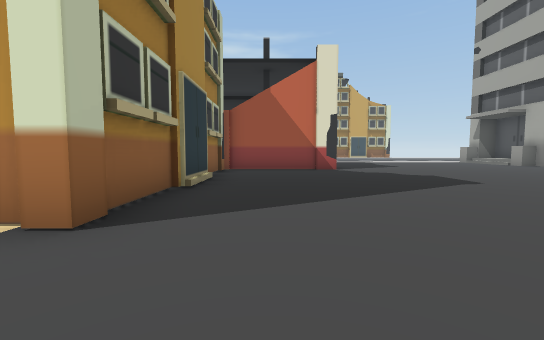
[1] (above)

17 first-person views from a walk through a 3-D level made in the Unity game engine. The camera is 1.2 m above the floor, tilts 4° down and sees 90° across. The floor is counted in squares, 2 m on a side. Each view is taken from the middle of a square. On the plan, view 1 faces up. The plan holds only what a view shows up to about 9 squares ahead; the rest is blank. The place goes on beyond the plan.

[2]
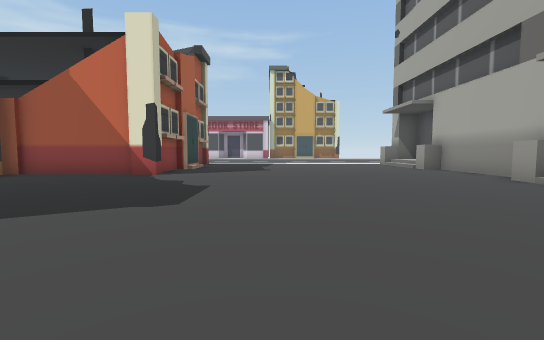

[3]
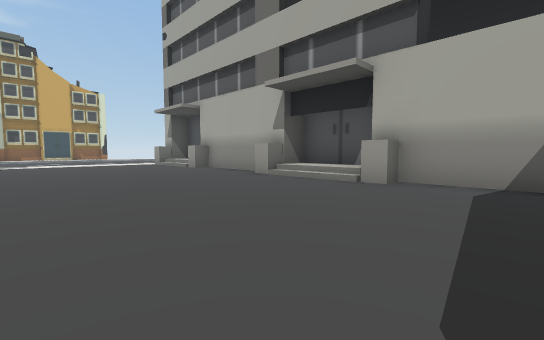

[4]
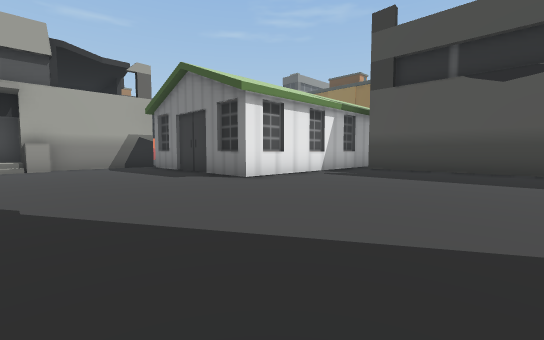

[5]
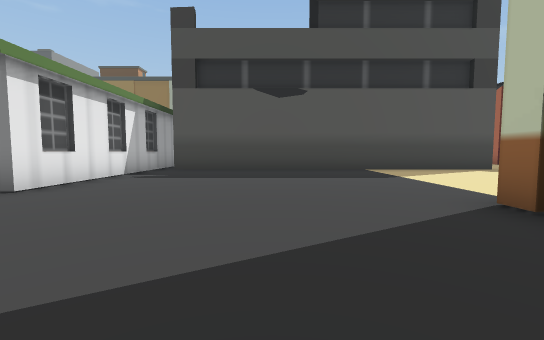

[6]
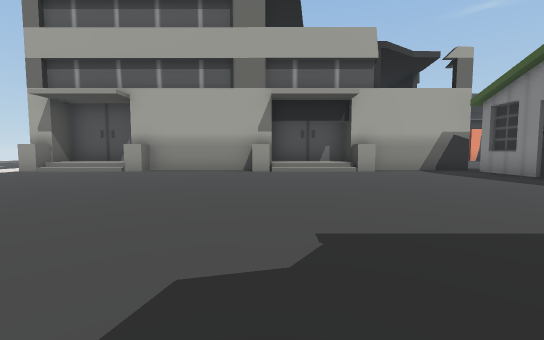

[7]
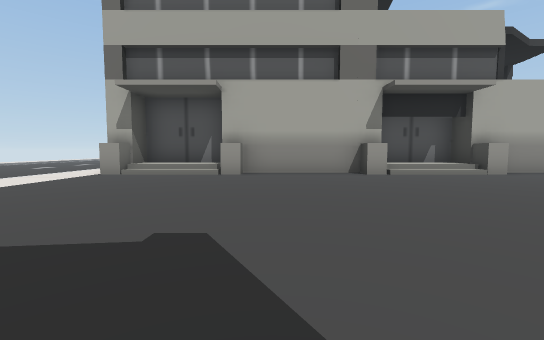

[8]
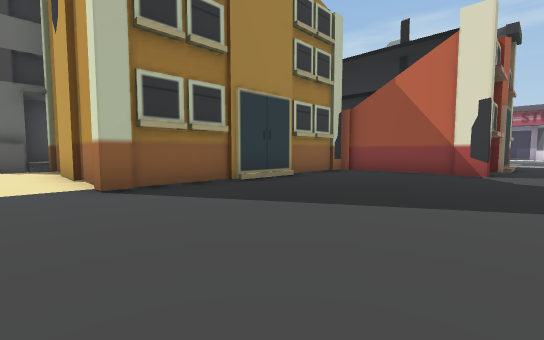

[9]
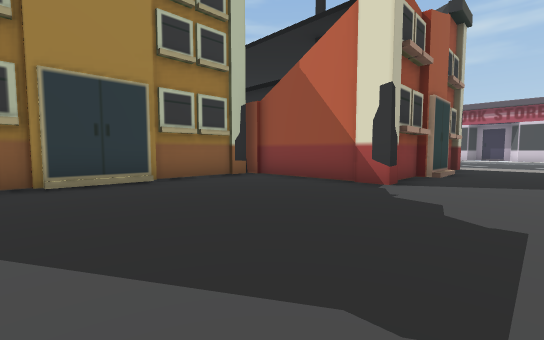

[10]
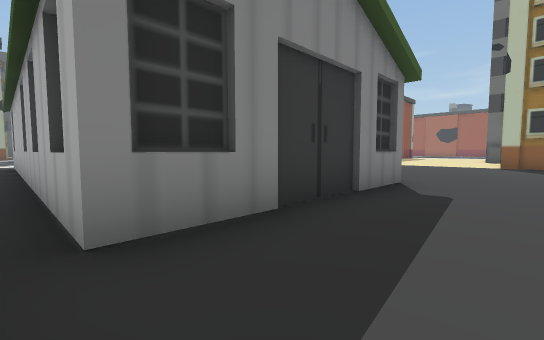

[11]
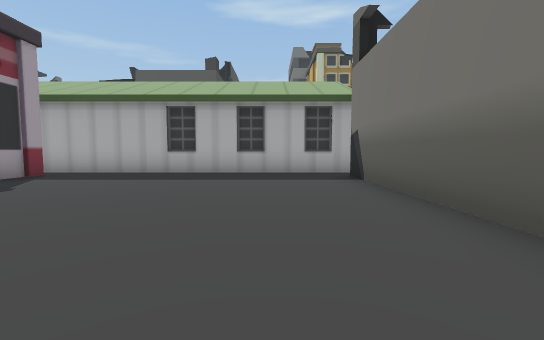

[12]
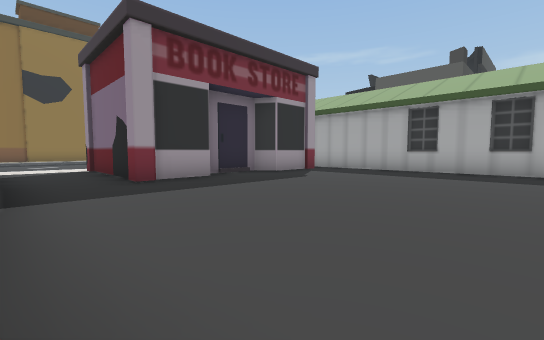

[13]
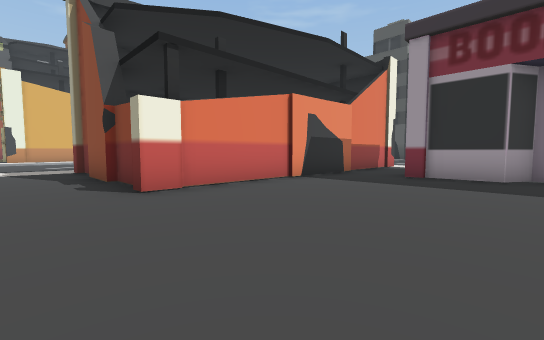

[14]
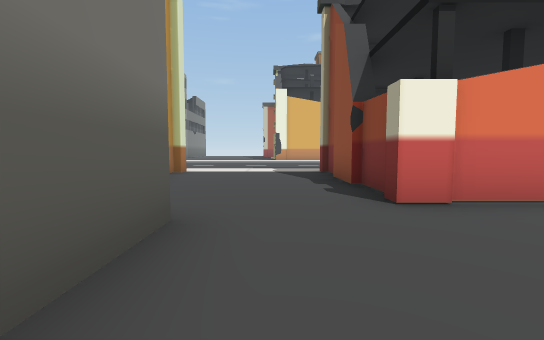

[15]
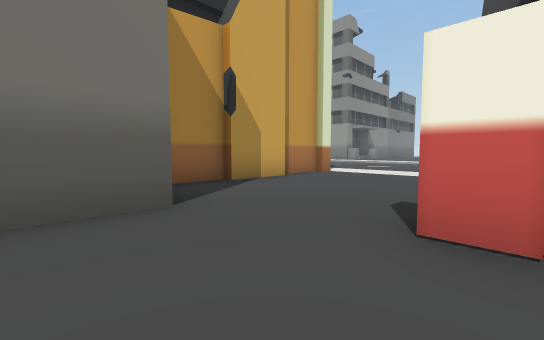

[16]
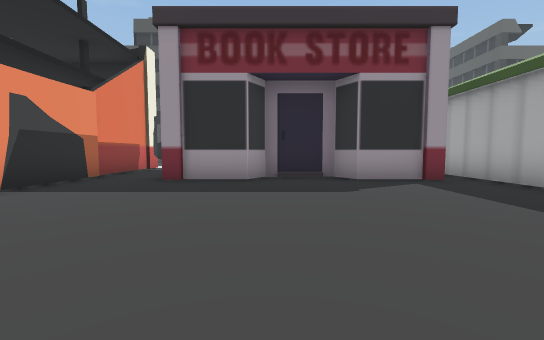

[17]
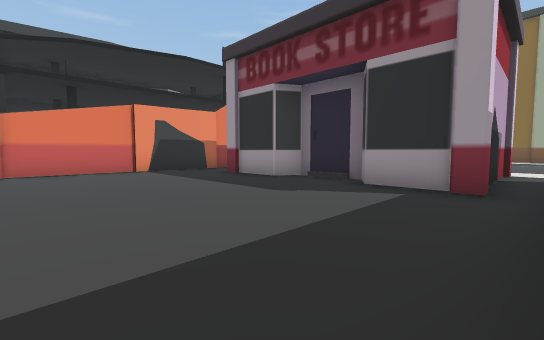

### Floor plan
Points are (right, up) in squares from view 1. A wall is a line through its corners. A room is listed if a view was taken in it or the views show most of it. See-through windows are left out.
Room 1 (views 1, 2, 3, 4, 5, 6, 7, 8, 9, 10)
walls: (2.2, 9.3) (2.2, 8.9) (-1.9, 8.9); (-2.5, 2) (-5.3, 2); (-1.6, 8.6) (-1.6, 2) (-2.3, 2); (1.9, 10.8) (1.9, 9.6); (10.5, 4) (9.9, 4) (9.9, 4.5) (11.3, 4.5) (11.3, 7) (9.9, 7) (9.9, 7.6) (10.5, 7.6); (10.5, 7) (10.5, 11.4); (10.5, 0.9) (10.5, 4.6); (4.7, -4) (4.7, 1.1) (9.7, 1.1); (2.2, 12.4) (2.2, 10.8); (10.5, 10.8) (9.9, 10.8) (9.9, 11.4); (11.3, 11.5) (11.3, 12.5); (-5.5, -3.6) (4.1, -3.6)
ways out: opening at (10, 1) to room 2
Room 2 (views 11, 13, 14, 15, 16, 17)
walls: (10.5, -6.9) (10.5, -6.6) (12.2, -6.6) (12.6, -7.1) (14.1, -7.1) (14.5, -6.6) (16.1, -6.6) (16.1, -10.5); (16.4, 0.9) (10.5, 0.9); (9.7, 1.1) (9.7, -9.1); (10.6, -10.1) (10.6, -7.8); (18, -10.1) (18, -1.4)
ways out: opening at (10, 1) to room 1; opening at (17.5, -0.5) to room 3; opening at (10, -9); opening at (17, -10)
Room 3 (view 12)
walls: (19.8, -1.4) (21.3, -1.4); (18.8, -1.6) (19.9, -1.6); (21.9, -1.6) (22.6, -1.6); (21, 2.5) (19.3, 2.5); (17.4, 0.9) (16.4, 0.9); (19.4, 2.8) (18.1, 2.8); (22.5, -1.4) (23, -1.4); (22.6, 2.8) (21.1, 2.8); (23, 2.5) (22.5, 2.5)
ways out: opening at (17.5, -0.5) to room 2

Positions as (right, up) in squares from view 1, and headings:
1: (0, 0), facing up
2: (5, 2), facing up
3: (5, 2), facing up-right
4: (0, 5), facing down-right
5: (1, 5), facing down
6: (2, 7), facing right
7: (3, 10), facing right
8: (3, 1), facing up-left
9: (4, 4), facing up-left
10: (10, 3), facing down-left
11: (17, -1), facing left
12: (18, -1), facing down-left
13: (14, 0), facing down-right
14: (15, 0), facing right
15: (16, -2), facing up-right
16: (14, -1), facing down
17: (10, -2), facing down-right
